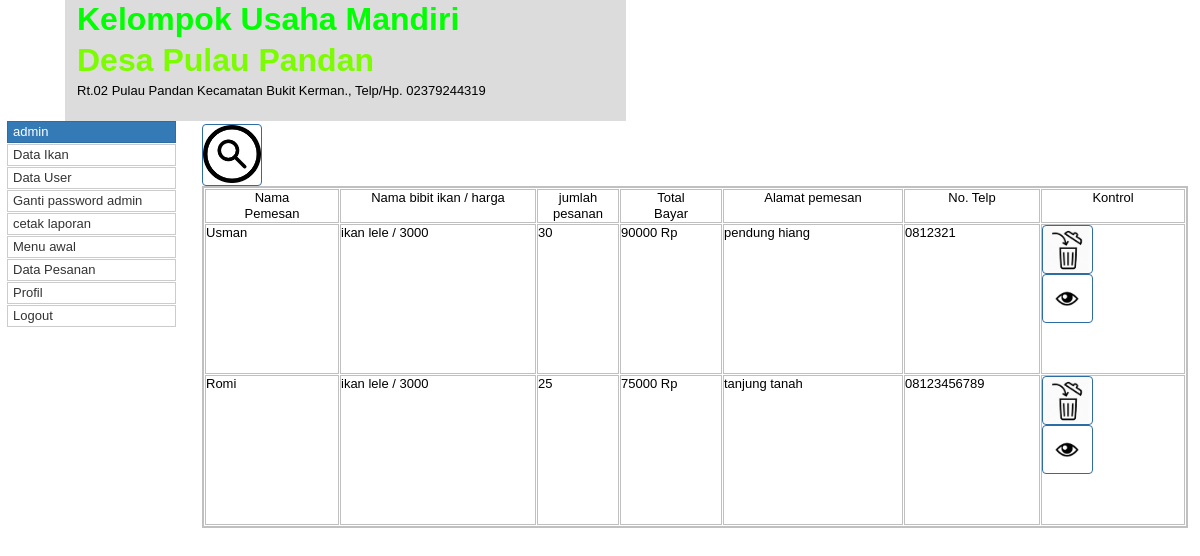
The page /daftar_pesanan.php (signed in) on the database its author committed.
### tables this page shows
CREATE TABLE IF NOT EXISTS `user` (
  `id_user` varchar(6) NOT NULL,
  `nm` varchar(30) NOT NULL,
  `password` varchar(30) NOT NULL
);

CREATE TABLE IF NOT EXISTS `pesan` (
  `kd_pesan` varchar(7) NOT NULL,
  `kd_ikan` varchar(7) NOT NULL,
  `jml` int(11) NOT NULL,
  `nm` varchar(30) NOT NULL,
  `alt` varchar(100) NOT NULL,
  `telp` varchar(13) NOT NULL,
  `tgl` date NOT NULL,
  `id_user` varchar(7) NOT NULL
);

CREATE TABLE IF NOT EXISTS `ikan` (
  `kd_ikan` varchar(5) NOT NULL,
  `nm_ikan` varchar(25) NOT NULL,
  `hrg` double NOT NULL
);

### view/daftar_pesanan/list.php (the view, shortened to what this page needs)
<?php
class Ikan{
	public $table="ikan";
	public $identifier='kd_ikan';
	public $Host="localhost";
	public $User="root";
	public $Pass="";
	public $Database="dbikan";
	function setVal($val)
	{
		$this->Value=$val;
	}
	function __construct(){
		$this->conn=mysqli_connect($this->Host,$this->User,$this->Pass,$this->Database);
		$this->Value="";
	}
	function search_data($Value,$type){
		if($type=="selectAll"){
			return mysqli_query($this->conn,"select ".$Value." from ".$this->table);
		}
		else if($type=="notAll"){
			$value_e=explode("+#+",$this->Value);
			return mysqli_query($this->conn,"select ".$Value." from ".$this->table." where ".$this->identifier."='".$value_e[0]."'");
		}
	}
}
class Pesan{
	public $table="pesan";
	public $identifier='id_user';
	public $Host="localhost";
	public $User="root";
	public $Pass="";
	public $Database="dbikan";
	function __construct(){
		$this->conn=mysqli_connect($this->Host,$this->User,$this->Pass,$this->Database);
		$this->Value="";
	}
	function search_data($Value,$type){
		if($type=="selectAll"){
			return mysqli_query($this->conn,"select ".$Value." from ".$this->table);
		}
		else if($type=="notAll"){
			$value_e=explode("+#+",$this->Value);
			return mysqli_query($this->conn,"select ".$Value." from ".$this->table." where ".$this->identifier."='".$value_e[0]."'");
		}
	}
}
?>
<table style="position:absolute;left:202px;top:186px;width:986px;height:191px;z-index:32;" id="tabel_pesan">
<tr>
<td class="cell0"><span style="color:#000000;font-family:Arial;font-size:13px;line-height:16px;">Nama<br>Pemesan</span></td>
<td class="cell1"><span style="color:#000000;font-family:Arial;font-size:13px;line-height:16px;">Nama bibit ikan / harga</span></td>
<td class="cell2"><span style="color:#000000;font-family:Arial;font-size:13px;line-height:16px;">jumlah pesanan</span></td>
<td class="cell3"><span style="color:#000000;font-family:Arial;font-size:13px;line-height:16px;">Total <br>Bayar</span></td>
<td class="cell4"><span style="color:#000000;font-family:Arial;font-size:13px;line-height:16px;">Alamat pemesan</span></td>
<td class="cell5"><span style="color:#000000;font-family:Arial;font-size:13px;line-height:16px;">No. Telp</span></td>
<td class="cell6"><span style="color:#000000;font-family:Arial;font-size:13px;line-height:16px;"> Kontrol</span></td>
</tr>
<?php
$pesan=new Pesan;
$ikan=new Ikan;
if($_SESSION["id_user_ikan"]=='US-1'){
	$sql_pesan=$pesan->search_data("*","selectAll");
}
else{
	$pesan->setVal($_SESSION["id_user_ikan"]);
	$sql_pesan=$pesan->search_data("*","notAll");
}
while($isi_pesan=mysqli_fetch_assoc($sql_pesan)):
?>
<tr  class="isi_tabel" id="<?php echo $isi_pesan["nm"];?>">
<td class="cell7"><span style="color:#000000;font-family:Arial;font-size:13px;line-height:16px;"><?php echo $isi_pesan["nm"];?></span></td>
<td class="cell8"><span style="color:#000000;font-family:Arial;font-size:13px;line-height:16px;"><?php
$ikan->setVal($isi_pesan["kd_ikan"]);
$sql_ikan=$ikan->search_data("nm_ikan,hrg","notAll");
$isi_ikan=mysqli_fetch_assoc($sql_ikan);
echo $isi_ikan["nm_ikan"]." / ".$isi_ikan["hrg"];
 ?></span></td>
<td class="cell9"><span style="color:#000000;font-family:Arial;font-size:13px;line-height:16px;"><?php echo $isi_pesan["jml"];?></span></td>
<td class="cell10"><?php echo ($isi_pesan["jml"]*$isi_ikan["hrg"]);?> Rp</td>
<td class="cell11"><?php echo $isi_pesan["alt"];?></td>
<td class="cell12"><?php echo $isi_pesan["telp"];?></td>
<td class="cell13"><form action='control/hapus_pesan.php' method="post"><button id="hapus_ikan" name="kd_pesan" value="<?php echo $isi_pesan["kd_pesan"];?>" style="display:inline-block;width:51px;height:49px;z-index:2;" title="Hapus"></button></form>
<input type="button" id="Button1" onclick="load_preview('<?php echo $isi_pesan["kd_pesan"];?>');ShowObjectWithEffect('wb_Form2', 1, 'blindvertical', 500);Animate('tabel_pesan', '', '550', '', '', '', 500, '');ShowObjectWithEffect('wb_Form3', 0, 'blindhorizontal', 500);return false;" name="" value="" style="display:inline-block;width:51px;height:49px;z-index:3;" title="Preview">
</td>
</tr>
<?php endwhile;?>
</table>

### view/slidemenu.php (shortened to what this page needs)
<?php
class simple_db_framework_2{
	public $table="user";
	public $identifier='id_user';
	public $Host="localhost";
	public $User="root";
	public $Pass="";
	public $Database="dbikan";
	function setVal($val)
	{
		$this->Value=$val;
	}
	function __construct(){
		$this->conn=mysqli_connect($this->Host,$this->User,$this->Pass,$this->Database);
		$this->Value="";
	}
	function search_data($Value,$type){
		if($type=="selectAll"){
			return mysqli_query($this->conn,"select ".$Value." from ".$this->table);
		}
		else if($type=="notAll"){
			$value_e=explode("+#+",$this->Value);
			return mysqli_query($this->conn,"select ".$Value." from ".$this->table." where ".$this->identifier."='".$value_e[0]."'");
		}
	}
}
$data_user=new simple_db_framework_2();
$data_user->setVal($_SESSION["id_user_ikan"]);
$isi_user=mysqli_fetch_assoc($data_user->search_data("nm","notAll"));
?>
<div id="SlideMenu1" style="position:absolute;left:7px;top:121px;width:169px;height:140px;z-index:20;">
<ul role="menu">
   <li class="SlideMenu1_Folder" aria-haspopup="true"><a><?php echo $isi_user["nm"];?></a>
      <ul role="menu" aria-expanded="true">
      	<?php if($_SESSION["id_user_ikan"]=="US-1"): ?>
         <li><a role="menuitem" href="ikan.php">Data Ikan</a></li>
         <li><a role="menuitem" href="data_user.php">Data User</a></li>
         <li><a role="menuitem" href="profil.php">Ganti password admin</a></li>
         <li><a role="menuitem" href="hasil_laporan.php">cetak laporan</a></li>
         <?php endif;?>
         <li><a role="menuitem" href="index.php">Menu awal</a></li>
         <li><a role="menuitem" href="daftar_pesanan.php">Data Pesanan</a></li>
         <li><a role="menuitem" href="profil.php">Profil</a></li>
         <li><a role="menuitem" href="logout.php">Logout</a></li>
      </ul>
   </li>
</ul>
</div>

### css/Untitled1.css (style rules this page uses)
a { color: #0000FF; text-decoration: underline; }

### css/daftar_pesanan.css (style rules this page uses)
body { background-color: #FFFFFF; color: #000000; font-family: Arial; font-weight: normal; font-size: 13px; line-height: 1.1875; margin: 0; padding: 0; }
#SlideMenu1 ul { list-style: none; margin: 0; padding: 0; font-family: Arial; font-weight: normal; font-size: 13px; }
#SlideMenu1 li a { background-color: #337AB7; border-color: #2E6DA4; border-style: solid; border-width: 1px; color: #FFFFFF; cursor: pointer; display: block; font-weight: normal; left: 0; height: 16px; margin: 0; padding: 2px 2px 2px 5px; position: relative; text-decoration: none; top: 0; text-align: left; }
#SlideMenu1 li li a { background-color: #FFFFFF; border-color: #CCCCCC; border-style: solid; border-width: 1px; color: #333333; display: block; font-weight: normal; height: 16px; margin: 1px 0px 1px 0px; padding: 2px 2px 2px 5px; text-decoration: none; }
#tabel_pesan { border: 2px solid #C0C0C0; background-color: transparent; background-image: none; border-collapse: separate; border-spacing: 1px; margin: 0; }
#tabel_pesan td { padding: 0; }
#tabel_pesan .cell0 { background-color: transparent; background-image: none; border: 1px #C0C0C0 solid; text-align: center; vertical-align: top; width: 132px; height: 32px; }
#tabel_pesan .cell1 { background-color: transparent; background-image: none; border: 1px #C0C0C0 solid; text-align: center; vertical-align: top; width: 194px; height: 32px; }
#tabel_pesan .cell2 { background-color: transparent; background-image: none; border: 1px #C0C0C0 solid; text-align: center; vertical-align: top; width: 80px; height: 32px; }
#tabel_pesan .cell3 { background-color: transparent; background-image: none; border: 1px #C0C0C0 solid; text-align: center; vertical-align: top; width: 100px; height: 32px; }
#tabel_pesan .cell4 { background-color: transparent; background-image: none; border: 1px #C0C0C0 solid; text-align: center; vertical-align: top; width: 178px; height: 32px; }
#tabel_pesan .cell5 { background-color: transparent; background-image: none; border: 1px #C0C0C0 solid; text-align: center; vertical-align: top; width: 134px; height: 32px; }
#tabel_pesan .cell6 { background-color: transparent; background-image: none; border: 1px #C0C0C0 solid; text-align: center; vertical-align: top; height: 32px; }
#tabel_pesan .cell7 { background-color: transparent; background-image: none; border: 1px #C0C0C0 solid; text-align: left; vertical-align: top; width: 132px; height: 148px; }
#tabel_pesan .cell8 { background-color: transparent; background-image: none; border: 1px #C0C0C0 solid; text-align: left; vertical-align: top; width: 194px; height: 148px; }
#tabel_pesan .cell9 { background-color: transparent; background-image: none; border: 1px #C0C0C0 solid; text-align: left; vertical-align: top; width: 80px; height: 148px; }
#tabel_pesan .cell10 { background-color: transparent; background-image: none; border: 1px #C0C0C0 solid; text-align: left; vertical-align: top; width: 100px; height: 148px; }
#tabel_pesan .cell11 { background-color: transparent; background-image: none; border: 1px #C0C0C0 solid; text-align: left; vertical-align: top; width: 178px; height: 148px; }
#tabel_pesan .cell12 { background-color: transparent; background-image: none; border: 1px #C0C0C0 solid; text-align: left; vertical-align: top; width: 134px; height: 148px; }
#tabel_pesan .cell13 { background-color: transparent; background-image: none; border: 1px #C0C0C0 solid; text-align: left; vertical-align: top; height: 148px; font-size: 0; }
#hapus_ikan { border: 1px solid #2E6DA4; border-radius: 4px; background-color: transparent; background-image: url(images/download.jpeg); background-repeat: no-repeat; background-position: left top; background-size: contain; color: #FFFFFF; font-family: Arial; font-weight: normal; font-size: 13px; margin: 0; }
#Button1 { border: 1px solid #2E6DA4; border-radius: 4px; background-color: transparent; background-image: url(images/IK-6.jpg); background-repeat: no-repeat; background-position: left top; background-size: contain; color: #FFFFFF; font-family: Arial; font-weight: normal; font-size: 13px; margin: 0; }

### rows shown on the page
user: nm "admin"
pesan: nm "Usman", kd_ikan.nm_ikan "ikan lele", kd_ikan.hrg "3000", jml "30", $isi_pesan['jml']*$isi_ikan['hrg'] "90000", alt "pendung hiang", telp "0812321"
pesan: nm "Romi", kd_ikan.nm_ikan "ikan lele", kd_ikan.hrg "3000", jml "25", $isi_pesan['jml']*$isi_ikan['hrg'] "75000", alt "tanjung tanah", telp "08123456789"
